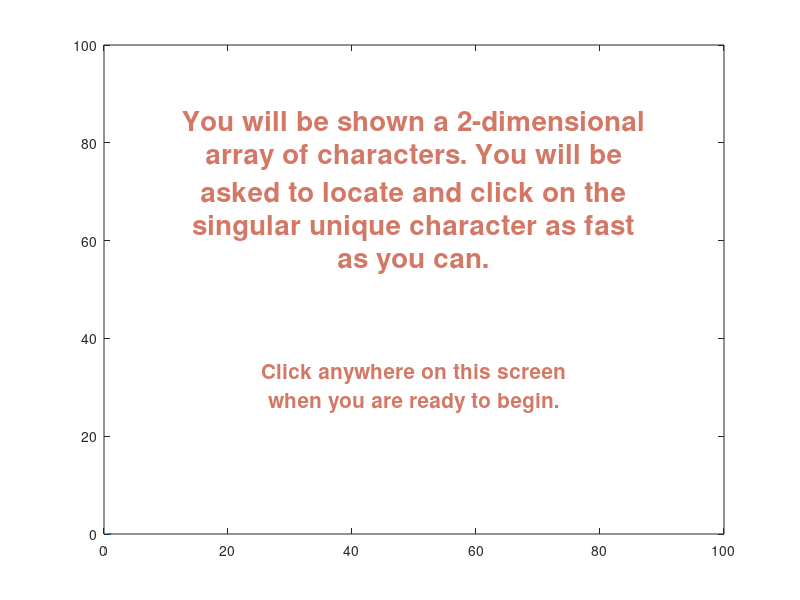

MATLAB code to generate this figure:
function runLetterDescrip()
% function runLetterDescrip()
% Inputs: None
% Outputs: None (creates image with instructions for Letter test)

close all;

plot(0)
color = [rand() rand() rand()];
set(gca,'Color',color)
axis([0 100 0 100])
s = sprintf('You will be shown a 2-dimensional\narray of characters. You will be\nasked to locate and click on the\nsingular unique character as fast\nas you can.');
text(50,70,s,'HorizontalAlignment','center','FontSize',20,'FontWeight','bold','Color',1-color);

s = sprintf('Click anywhere on this screen\nwhen you are ready to begin.');
text(50,30,s,'HorizontalAlignment','center','FontSize',15,'FontWeight','bold','Color',1-color);
ginput(1);

end